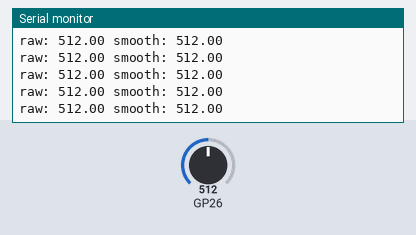
The sketch below on a simulated Raspberry Pi Pico. Shown: the last lines printed to the serial monitor. The test bench sets the inputs (shaded band); at power-on: GP26 = 512.

Above: at 1.2 s.
1.3 s: GP26 set to 716
At 2.3 s:
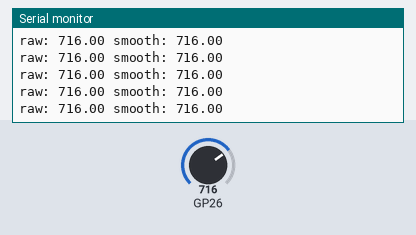
2.8 s: GP26 set to 900
At 3.7 s:
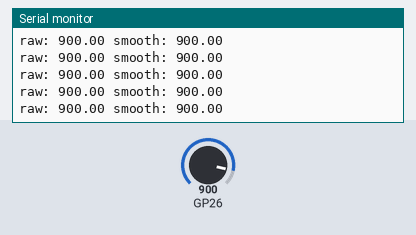
Timing chart, 0 to 5.8 s (numbered marks = the images above; inputs shaded):
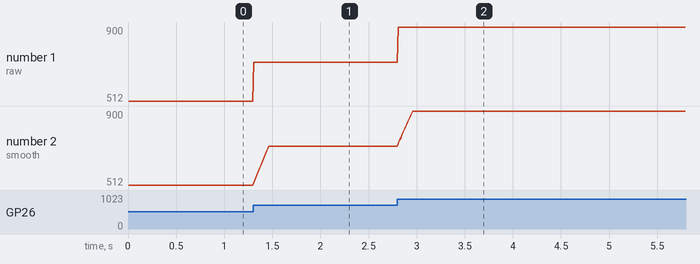

Measured:
- after the input at 1.3 s, the serial monitor: prints a new line at once (image 1)
- after the input at 2.8 s, the serial monitor: prints a new line at once (image 2)
- plotted number 1: 512 → 716 after the input at 1.3 s, 716 → 900 after the input at 2.8 s
- plotted number 2: 512 → 716 after the input at 1.3 s, 716 → 900 after the input at 2.8 s

The sketch:

moving_average.ino
```cpp
// snippet: moving_average
// tags: filter, moving average, average, smooth, noise, adc, sensor, window
// boards: avr, esp32, megaavr, nano33iot, romi32u4, rp2040
// library: none
// description: Circular buffer moving average filter for sensor smoothing
// prompts: moving average, rolling average, sliding window average, smooth ADC readings, average sensor samples, running average, filter sensor noise

#define WINDOW 16
float buf[WINDOW];
int   idx = 0;
float sum = 0.0;
bool  filled = false;

float movingAvg(float newVal) {
  sum -= buf[idx];
  buf[idx] = newVal;
  sum += newVal;
  idx = (idx + 1) % WINDOW;
  if (idx == 0) filled = true;
  int count = filled ? WINDOW : idx;
  return sum / count;
}

unsigned long prevMs = 0;

void setup() {
  Serial.begin(9600);
  memset(buf, 0, sizeof(buf));
}

void loop() {
  unsigned long now = millis();
  if (now - prevMs < 10) return;
  prevMs = now;

  float raw  = analogRead(A0);
  float smooth = movingAvg(raw);
  Serial.print("raw: ");    Serial.print(raw);
  Serial.print(" smooth: "); Serial.println(smooth);
}
```
